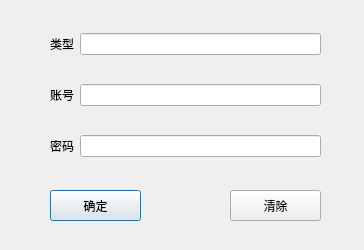
<?xml version="1.0" encoding="UTF-8"?>
<ui version="4.0">
 <class>Dialog</class>
 <widget class="QDialog" name="Dialog">
  <property name="geometry">
   <rect>
    <x>0</x>
    <y>0</y>
    <width>364</width>
    <height>250</height>
   </rect>
  </property>
  <property name="windowTitle">
   <string>Dialog</string>
  </property>
  <widget class="QPushButton" name="pushButton">
   <property name="geometry">
    <rect>
     <x>50</x>
     <y>190</y>
     <width>91</width>
     <height>31</height>
    </rect>
   </property>
   <property name="text">
    <string>确定</string>
   </property>
  </widget>
  <widget class="QPushButton" name="pushButton_2">
   <property name="geometry">
    <rect>
     <x>230</x>
     <y>190</y>
     <width>91</width>
     <height>31</height>
    </rect>
   </property>
   <property name="text">
    <string>清除</string>
   </property>
  </widget>
  <widget class="QWidget" name="layoutWidget">
   <property name="geometry">
    <rect>
     <x>50</x>
     <y>10</y>
     <width>271</width>
     <height>171</height>
    </rect>
   </property>
   <layout class="QVBoxLayout" name="verticalLayout">
    <item>
     <layout class="QHBoxLayout" name="horizontalLayout">
      <item>
       <widget class="QLabel" name="label">
        <property name="text">
         <string>类型</string>
        </property>
       </widget>
      </item>
      <item>
       <widget class="QLineEdit" name="lineEdit"/>
      </item>
     </layout>
    </item>
    <item>
     <layout class="QHBoxLayout" name="horizontalLayout_2">
      <item>
       <widget class="QLabel" name="label_2">
        <property name="text">
         <string>账号</string>
        </property>
       </widget>
      </item>
      <item>
       <widget class="QLineEdit" name="lineEdit_2"/>
      </item>
     </layout>
    </item>
    <item>
     <layout class="QHBoxLayout" name="horizontalLayout_3">
      <item>
       <widget class="QLabel" name="label_3">
        <property name="text">
         <string>密码</string>
        </property>
       </widget>
      </item>
      <item>
       <widget class="QLineEdit" name="lineEdit_3"/>
      </item>
     </layout>
    </item>
   </layout>
  </widget>
 </widget>
 <resources/>
 <connections/>
</ui>
